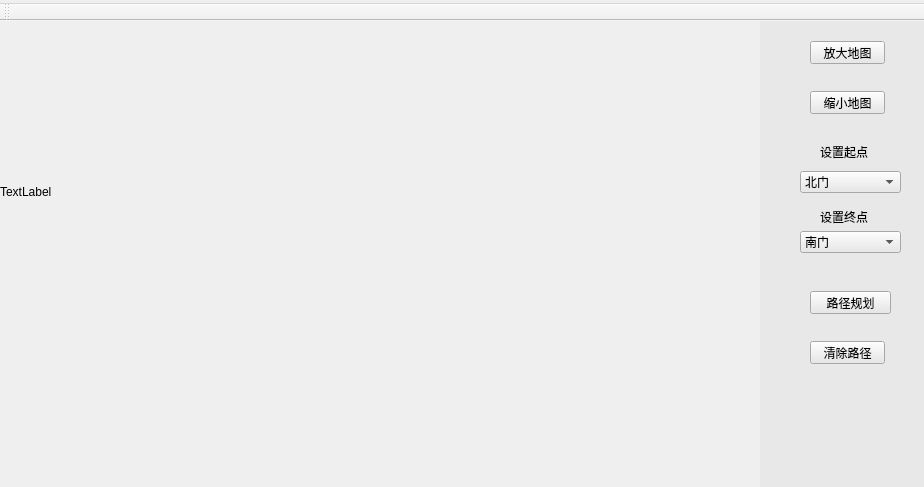
<?xml version="1.0" encoding="UTF-8"?>
<ui version="4.0">
 <class>MainWindow</class>
 <widget class="QMainWindow" name="MainWindow">
  <property name="geometry">
   <rect>
    <x>0</x>
    <y>0</y>
    <width>924</width>
    <height>487</height>
   </rect>
  </property>
  <property name="minimumSize">
   <size>
    <width>924</width>
    <height>487</height>
   </size>
  </property>
  <property name="maximumSize">
   <size>
    <width>924</width>
    <height>487</height>
   </size>
  </property>
  <property name="windowTitle">
   <string>中国石油大学校园导航系统</string>
  </property>
  <widget class="QWidget" name="centralWidget">
   <widget class="QLabel" name="label">
    <property name="geometry">
     <rect>
      <x>0</x>
      <y>0</y>
      <width>601</width>
      <height>341</height>
     </rect>
    </property>
    <property name="styleSheet">
     <string notr="true"/>
    </property>
    <property name="text">
     <string>TextLabel</string>
    </property>
   </widget>
   <widget class="QWidget" name="widget" native="true">
    <property name="geometry">
     <rect>
      <x>760</x>
      <y>0</y>
      <width>171</width>
      <height>581</height>
     </rect>
    </property>
    <property name="styleSheet">
     <string notr="true">background-color: rgb(232, 232, 232);</string>
    </property>
    <widget class="QPushButton" name="pushButton">
     <property name="geometry">
      <rect>
       <x>50</x>
       <y>20</y>
       <width>75</width>
       <height>23</height>
      </rect>
     </property>
     <property name="text">
      <string>放大地图</string>
     </property>
    </widget>
    <widget class="QPushButton" name="pushButton_2">
     <property name="geometry">
      <rect>
       <x>50</x>
       <y>70</y>
       <width>75</width>
       <height>23</height>
      </rect>
     </property>
     <property name="text">
      <string>缩小地图</string>
     </property>
    </widget>
    <widget class="QComboBox" name="comboBox">
     <property name="geometry">
      <rect>
       <x>40</x>
       <y>150</y>
       <width>101</width>
       <height>22</height>
      </rect>
     </property>
     <item>
      <property name="text">
       <string>北门</string>
      </property>
     </item>
     <item>
      <property name="text">
       <string>南门</string>
      </property>
     </item>
     <item>
      <property name="text">
       <string>东门</string>
      </property>
     </item>
     <item>
      <property name="text">
       <string>西北门</string>
      </property>
     </item>
     <item>
      <property name="text">
       <string>工科A座</string>
      </property>
     </item>
     <item>
      <property name="text">
       <string>工科B座</string>
      </property>
     </item>
     <item>
      <property name="text">
       <string>工科C座</string>
      </property>
     </item>
     <item>
      <property name="text">
       <string>工科D座</string>
      </property>
     </item>
     <item>
      <property name="text">
       <string>工科E座</string>
      </property>
     </item>
     <item>
      <property name="text">
       <string>校医院</string>
      </property>
     </item>
     <item>
      <property name="text">
       <string>体育馆</string>
      </property>
     </item>
     <item>
      <property name="text">
       <string>体育场</string>
      </property>
     </item>
     <item>
      <property name="text">
       <string>东环 讲堂群</string>
      </property>
     </item>
     <item>
      <property name="text">
       <string>西环 讲堂群</string>
      </property>
     </item>
     <item>
      <property name="text">
       <string>南堂</string>
      </property>
     </item>
     <item>
      <property name="text">
       <string>图书馆行政楼</string>
      </property>
     </item>
     <item>
      <property name="text">
       <string>基础实验楼</string>
      </property>
     </item>
     <item>
      <property name="text">
       <string>多媒体中心</string>
      </property>
     </item>
     <item>
      <property name="text">
       <string>特种实验楼</string>
      </property>
     </item>
     <item>
      <property name="text">
       <string>南教北门</string>
      </property>
     </item>
     <item>
      <property name="text">
       <string>南教南门</string>
      </property>
     </item>
     <item>
      <property name="text">
       <string>南教西门</string>
      </property>
     </item>
     <item>
      <property name="text">
       <string>南教东门</string>
      </property>
     </item>
     <item>
      <property name="text">
       <string>文理楼西门</string>
      </property>
     </item>
     <item>
      <property name="text">
       <string>文理楼东门</string>
      </property>
     </item>
     <item>
      <property name="text">
       <string>留培楼</string>
      </property>
     </item>
     <item>
      <property name="text">
       <string>荟萃苑餐厅</string>
      </property>
     </item>
     <item>
      <property name="text">
       <string>唐岛湾餐厅</string>
      </property>
     </item>
     <item>
      <property name="text">
       <string>玉兰苑餐厅</string>
      </property>
     </item>
     <item>
      <property name="text">
       <string>1号公寓</string>
      </property>
     </item>
     <item>
      <property name="text">
       <string>2号公寓</string>
      </property>
     </item>
     <item>
      <property name="text">
       <string>3号公寓</string>
      </property>
     </item>
     <item>
      <property name="text">
       <string>4号公寓</string>
      </property>
     </item>
     <item>
      <property name="text">
       <string>5号公寓</string>
      </property>
     </item>
     <item>
      <property name="text">
       <string>6号公寓</string>
      </property>
     </item>
     <item>
      <property name="text">
       <string>7号公寓</string>
      </property>
     </item>
     <item>
      <property name="text">
       <string>8号公寓</string>
      </property>
     </item>
     <item>
      <property name="text">
       <string>9号公寓</string>
      </property>
     </item>
     <item>
      <property name="text">
       <string>10号公寓</string>
      </property>
     </item>
     <item>
      <property name="text">
       <string>11号公寓</string>
      </property>
     </item>
     <item>
      <property name="text">
       <string>12号公寓</string>
      </property>
     </item>
     <item>
      <property name="text">
       <string>13号公寓</string>
      </property>
     </item>
     <item>
      <property name="text">
       <string>14号公寓</string>
      </property>
     </item>
     <item>
      <property name="text">
       <string>15号公寓</string>
      </property>
     </item>
     <item>
      <property name="text">
       <string>16号公寓</string>
      </property>
     </item>
     <item>
      <property name="text">
       <string>17号公寓</string>
      </property>
     </item>
     <item>
      <property name="text">
       <string>18号公寓</string>
      </property>
     </item>
     <item>
      <property name="text">
       <string>19号公寓</string>
      </property>
     </item>
     <item>
      <property name="text">
       <string>研一公寓</string>
      </property>
     </item>
     <item>
      <property name="text">
       <string>研二公寓</string>
      </property>
     </item>
     <item>
      <property name="text">
       <string>研三公寓</string>
      </property>
     </item>
    </widget>
    <widget class="QLabel" name="label_2">
     <property name="geometry">
      <rect>
       <x>60</x>
       <y>110</y>
       <width>51</width>
       <height>41</height>
      </rect>
     </property>
     <property name="text">
      <string>设置起点</string>
     </property>
    </widget>
    <widget class="QLabel" name="label_3">
     <property name="geometry">
      <rect>
       <x>60</x>
       <y>180</y>
       <width>51</width>
       <height>31</height>
      </rect>
     </property>
     <property name="text">
      <string>设置终点</string>
     </property>
    </widget>
    <widget class="QPushButton" name="lujing_button">
     <property name="geometry">
      <rect>
       <x>50</x>
       <y>270</y>
       <width>81</width>
       <height>23</height>
      </rect>
     </property>
     <property name="text">
      <string>路径规划</string>
     </property>
    </widget>
    <widget class="QComboBox" name="comboBox_4">
     <property name="geometry">
      <rect>
       <x>40</x>
       <y>210</y>
       <width>101</width>
       <height>22</height>
      </rect>
     </property>
     <item>
      <property name="text">
       <string>南门</string>
      </property>
     </item>
     <item>
      <property name="text">
       <string>北门</string>
      </property>
     </item>
     <item>
      <property name="text">
       <string>东门</string>
      </property>
     </item>
     <item>
      <property name="text">
       <string>西北门</string>
      </property>
     </item>
     <item>
      <property name="text">
       <string>工科A座</string>
      </property>
     </item>
     <item>
      <property name="text">
       <string>工科B座</string>
      </property>
     </item>
     <item>
      <property name="text">
       <string>工科C座</string>
      </property>
     </item>
     <item>
      <property name="text">
       <string>工科D座</string>
      </property>
     </item>
     <item>
      <property name="text">
       <string>工科E座</string>
      </property>
     </item>
     <item>
      <property name="text">
       <string>校医院</string>
      </property>
     </item>
     <item>
      <property name="text">
       <string>体育馆</string>
      </property>
     </item>
     <item>
      <property name="text">
       <string>体育场</string>
      </property>
     </item>
     <item>
      <property name="text">
       <string>东环 讲堂群</string>
      </property>
     </item>
     <item>
      <property name="text">
       <string>西环 讲堂群</string>
      </property>
     </item>
     <item>
      <property name="text">
       <string>南堂</string>
      </property>
     </item>
     <item>
      <property name="text">
       <string>图书馆行政楼</string>
      </property>
     </item>
     <item>
      <property name="text">
       <string>基础实验楼</string>
      </property>
     </item>
     <item>
      <property name="text">
       <string>多媒体中心</string>
      </property>
     </item>
     <item>
      <property name="text">
       <string>特种实验楼</string>
      </property>
     </item>
     <item>
      <property name="text">
       <string>南教北门</string>
      </property>
     </item>
     <item>
      <property name="text">
       <string>南教南门</string>
      </property>
     </item>
     <item>
      <property name="text">
       <string>南教西门</string>
      </property>
     </item>
     <item>
      <property name="text">
       <string>南教东门</string>
      </property>
     </item>
     <item>
      <property name="text">
       <string>文理楼西门</string>
      </property>
     </item>
     <item>
      <property name="text">
       <string>文理楼东门</string>
      </property>
     </item>
     <item>
      <property name="text">
       <string>留培楼</string>
      </property>
     </item>
     <item>
      <property name="text">
       <string>荟萃苑餐厅</string>
      </property>
     </item>
     <item>
      <property name="text">
       <string>唐岛湾餐厅</string>
      </property>
     </item>
     <item>
      <property name="text">
       <string>玉兰苑餐厅</string>
      </property>
     </item>
     <item>
      <property name="text">
       <string>1号公寓</string>
      </property>
     </item>
     <item>
      <property name="text">
       <string>2号公寓</string>
      </property>
     </item>
     <item>
      <property name="text">
       <string>3号公寓</string>
      </property>
     </item>
     <item>
      <property name="text">
       <string>4号公寓</string>
      </property>
     </item>
     <item>
      <property name="text">
       <string>5号公寓</string>
      </property>
     </item>
     <item>
      <property name="text">
       <string>6号公寓</string>
      </property>
     </item>
     <item>
      <property name="text">
       <string>7号公寓</string>
      </property>
     </item>
     <item>
      <property name="text">
       <string>8号公寓</string>
      </property>
     </item>
     <item>
      <property name="text">
       <string>9号公寓</string>
      </property>
     </item>
     <item>
      <property name="text">
       <string>10号公寓</string>
      </property>
     </item>
     <item>
      <property name="text">
       <string>11号公寓</string>
      </property>
     </item>
     <item>
      <property name="text">
       <string>12号公寓</string>
      </property>
     </item>
     <item>
      <property name="text">
       <string>13号公寓</string>
      </property>
     </item>
     <item>
      <property name="text">
       <string>14号公寓</string>
      </property>
     </item>
     <item>
      <property name="text">
       <string>15号公寓</string>
      </property>
     </item>
     <item>
      <property name="text">
       <string>16号公寓</string>
      </property>
     </item>
     <item>
      <property name="text">
       <string>17号公寓</string>
      </property>
     </item>
     <item>
      <property name="text">
       <string>18号公寓</string>
      </property>
     </item>
     <item>
      <property name="text">
       <string>19号公寓</string>
      </property>
     </item>
     <item>
      <property name="text">
       <string>研一公寓</string>
      </property>
     </item>
     <item>
      <property name="text">
       <string>研二公寓</string>
      </property>
     </item>
     <item>
      <property name="text">
       <string>研三公寓</string>
      </property>
     </item>
    </widget>
    <widget class="QPushButton" name="pushButton_3">
     <property name="geometry">
      <rect>
       <x>50</x>
       <y>320</y>
       <width>75</width>
       <height>23</height>
      </rect>
     </property>
     <property name="text">
      <string>清除路径</string>
     </property>
    </widget>
    <zorder>pushButton</zorder>
    <zorder>pushButton_2</zorder>
    <zorder>label_2</zorder>
    <zorder>label_3</zorder>
    <zorder>lujing_button</zorder>
    <zorder>comboBox</zorder>
    <zorder>comboBox_4</zorder>
    <zorder>pushButton_3</zorder>
   </widget>
  </widget>
  <widget class="QMenuBar" name="menuBar">
   <property name="geometry">
    <rect>
     <x>0</x>
     <y>0</y>
     <width>924</width>
     <height>17</height>
    </rect>
   </property>
   <widget class="QMenu" name="menu">
    <property name="title">
     <string/>
    </property>
   </widget>
   <addaction name="menu"/>
  </widget>
  <widget class="QToolBar" name="mainToolBar">
   <attribute name="toolBarArea">
    <enum>TopToolBarArea</enum>
   </attribute>
   <attribute name="toolBarBreak">
    <bool>false</bool>
   </attribute>
  </widget>
 </widget>
 <layoutdefault spacing="6" margin="11"/>
 <resources/>
 <connections/>
</ui>
